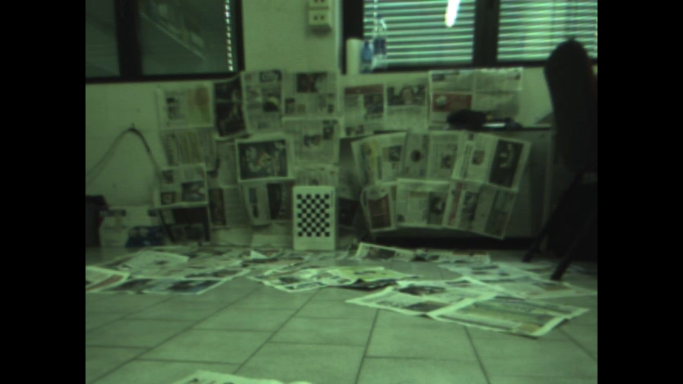
#> input picture right.png, 1366 x 768 px (shown at 1/2 size)
$ python SourceCode.py
#> lines starting #> are read from the running program, lines starting #| are printed output that depends on the picture
import cv2
import numpy as np
from matplotlib import pyplot as plt

# Import additional library to properply play videos on jupyter notebook
from IPython.display import clear_output
imgRc = cv2.imread('right.png')
#> imgRc is the input picture: shape (768, 1366, 3); mean B, G, R 49.4, 70.7, 52.4
imgLc = cv2.imread('left.png')
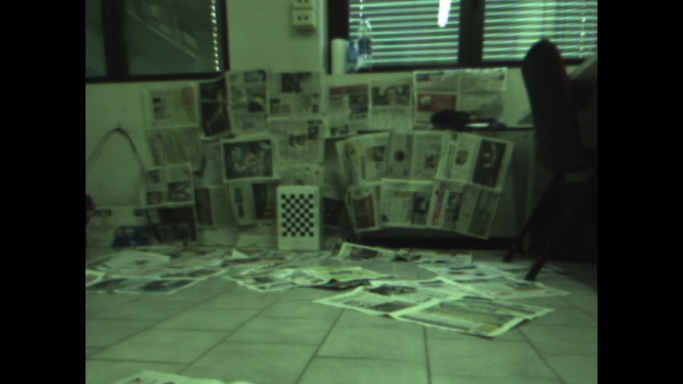
#> input picture left.png, 1366 x 768 px (shown at 1/2 size)
#> imgLc is the input picture: shape (768, 1366, 3); mean B, G, R 48, 68.7, 51
#Proceed only if the frames have been captured

imgR = cv2.cvtColor(imgRc,cv2.COLOR_BGR2GRAY)
imgL = cv2.cvtColor(imgLc,cv2.COLOR_BGR2GRAY)

# Detecting keypoints and thier descriptors
sift= cv2.xfeatures2d.SIFT_create()
kpL, desL = sift.detectAndCompute(imgL, None)
#> kpL = 902 keypoints; strongest (x, y, size): (427, 29, 5.2), (435, 137, 4.8), (427, 15, 4.7), (885, 37, 17.8)
kpR, desR = sift.detectAndCompute(imgR, None)
#> kpR = 854 keypoints; strongest (x, y, size): (455, 28, 5.5), (462, 137, 5.5), (901, 35, 18.6), (454, 14, 5.3)

# Visualize keypoints
imgSift = cv2.drawKeypoints(
    imgL, kpL, None, flags=cv2.DRAW_MATCHES_FLAGS_DRAW_RICH_KEYPOINTS)
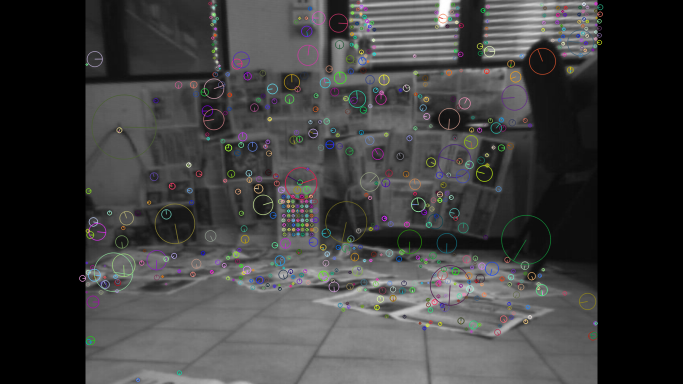
#> imgSift: shape (768, 1366, 3) (shown at 1/2 size); mean of channels 0, 1, 2 62.4, 62.4, 62.5; drawn as B, G, R
cv2.imshow("SIFT Keypoints", imgSift)
cv2.waitKey(5000)
FLANN_INDEX_KDTREE = 1
index_params = dict(algorithm=FLANN_INDEX_KDTREE, trees=5)
search_params = dict(checks=50)   # or pass empty dictionary
flann = cv2.FlannBasedMatcher(index_params, search_params)
matches = flann.knnMatch(desL, desR, k=2)
#> matches = 902 matches

# Keep good matches: calculate distinctive image features
# Lowe, D.G. Distinctive Image Features from Scale-Invariant Keypoints. International Journal of Computer Vision 60, 91–110 (2004). https://doi.org/10.1023/B:VISI.0000029664.99615.94
# https://www.cs.ubc.ca/~lowe/papers/ijcv04.pdf
matchesMask = [[0, 0] for i in range(len(matches))]
#> matchesMask = 902 pairs, first value 0 to 0, second value 0 to 0
good = []
ptsL = []
ptsR = []

for i, (m, n) in enumerate(matches):
    if m.distance < 0.7*n.distance:
        # Keep this keypoint pair
        matchesMask[i] = [1, 0]
        good.append(m)
        ptsR.append(kpR[m.trainIdx].pt)
        ptsL.append(kpL[m.queryIdx].pt)
#> after the loop, good = 475 matches; matchesMask = 902 pairs, first value 0 to 1, second value 0 to 0; ptsL = 475 pairs, first value 201.6 to 1200.3, second value 6.55 to 759.6; ptsR = 475 pairs, first value 180.1 to 1199.9, second value 6.09 to 760.3
# Draw the keypoint matches between both pictures

draw_params = dict(matchColor=(0, 255, 0),
                   singlePointColor=(255, 0, 0),
                   matchesMask=matchesMask[300:500],
                   flags=cv2.DrawMatchesFlags_DEFAULT)
#> draw_params = 4 items

keypoint_matches = cv2.drawMatchesKnn(
    imgL, kpL, imgR, kpR, matches[300:500], None, **draw_params)
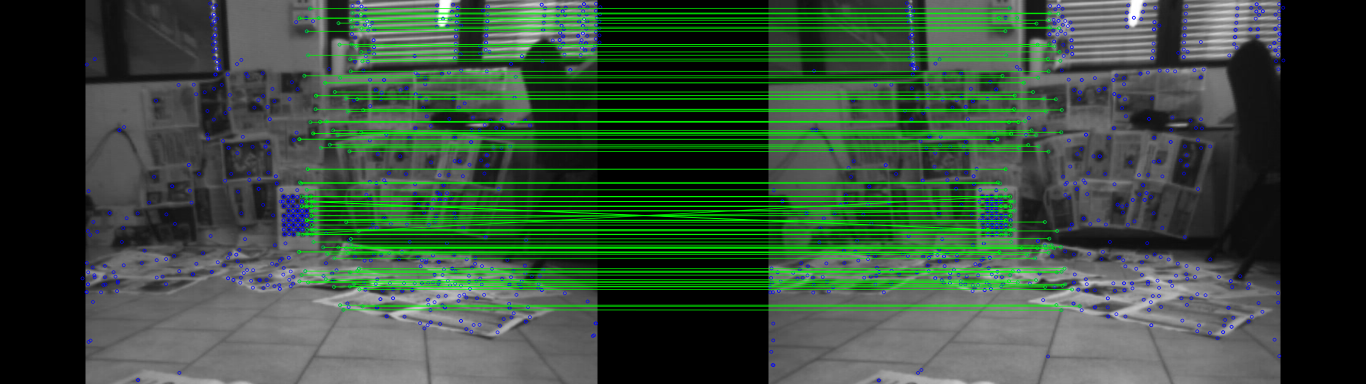
#> keypoint_matches: shape (768, 2732, 3) (shown at 1/2 size); mean of channels 0, 1, 2 59.5, 77.2, 56.4; drawn as B, G, R
cv2.imshow("Keypoint matches", keypoint_matches)
cv2.waitKey(5000)

# Calculate the fundamental matrix for the cameras

ptsL = np.int32(ptsL)
#> ptsL = 475 pairs, first value 201 to 1200, second value 6 to 759
ptsR = np.int32(ptsR)
#> ptsR = 475 pairs, first value 180 to 1199, second value 6 to 760
fundamental_matrix, inliers = cv2.findFundamentalMat(ptsL, ptsR, cv2.FM_RANSAC)
#> fundamental_matrix = [[-1.03e-07, -0.000278, 0.0445], [0.000293, 1.79e-05, 0.795], [-0.0472, -0.803, 1]]; inliers = 475 values, max 1 at index 1, min 0 at index 0, mean 0.937

# We select only inlier points

ptsL = ptsL[inliers.ravel() == 1]
#> ptsL = 445 pairs, first value 209 to 1200, second value 6 to 664
ptsR = ptsR[inliers.ravel() == 1]
#> ptsR = 445 pairs, first value 246 to 1199, second value 6 to 663
def drawlines(imgLsrc, imgRsrc, lines, ptsLsrc, ptsRsrc):
    ''' img1 - image on which we draw the epilines for the points in img2
        lines - corresponding epilines '''
    r, c = imgLsrc.shape
    imgLcolor = cv2.cvtColor(imgLsrc, cv2.COLOR_GRAY2BGR)
    imgRcolor = cv2.cvtColor(imgRsrc, cv2.COLOR_GRAY2BGR)

    # Edit: use the same random seed so that two images are comparable!

    np.random.seed(0)
    for r, ptL, ptR in zip(lines, ptsLsrc, ptsRsrc):
        color = tuple(np.random.randint(0, 255, 3).tolist())
        x0, y0 = map(int, [0, -r[2]/r[1]])
        x1, y1 = map(int, [c, -(r[2]+r[0]*c)/r[1]])
        img1color = cv2.line(imgLcolor, (x0, y0), (x1, y1), color, 1)
        img1color = cv2.circle(imgLcolor, tuple(ptL), 5, color, -1)
        img2color = cv2.circle(imgRcolor, tuple(ptR), 5, color, -1)
    return imgLcolor, imgRcolor
# Find epilines corresponding to points in right image (second image) and
# drawing its lines on left image

linesL = cv2.computeCorrespondEpilines(
    ptsR.reshape(-1, 1, 2), 2, fundamental_matrix)
#> linesL = 445 rows, first 8: [0.125, -0.992, 500.4], [0.132, -0.991, 519.1], [0.0894, -0.996, 403.4], [0.0894, -0.996, 403.4], [0.131, -0.991, 516], [0.14, -0.99, 540.4], [0.134, -0.991, 523.1], [0.033, -0.999, 250.7]
linesL = linesL.reshape(-1, 3)
img5, img6 = drawlines(imgL, imgR, linesL, ptsL, ptsR)
#> the loop in drawlines, `for r, ptL, ptR in zip(lines, ptsLsrc, ptsRsrc):` made 445 passes
#> (r, ptL, ptR, color, y0, y1) on passes 1 to 3: ([0.125, -0.992, 500.4], [209, 531], [249, 532], (172, 47, 117), 504, 676), ([0.132, -0.991, 519.1], [209, 554], [259, 554], (192, 67, 251), 523, 705), ([0.0894, -0.996, 403.4], [218, 425], [246, 425], (195, 103, 9), 405, 527)
#> after the loop in drawlines, `for r, ptL, ptR in zip(lines, ptsLsrc, ptsRsrc):`:
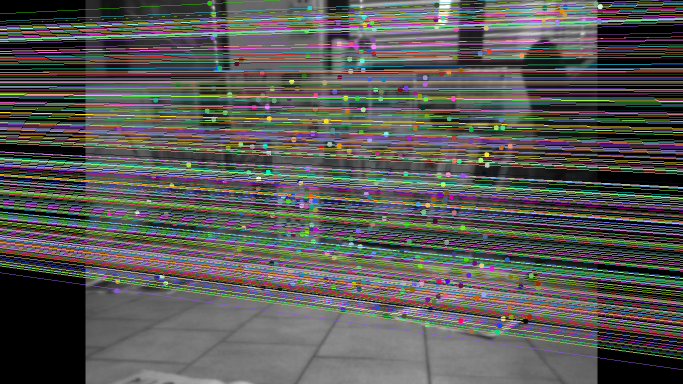
#> imgLcolor: shape (768, 1366, 3) (shown at 1/2 size); mean B, G, R 84.8, 87.8, 87.8
#> after the loop in drawlines, `for r, ptL, ptR in zip(lines, ptsLsrc, ptsRsrc):`:
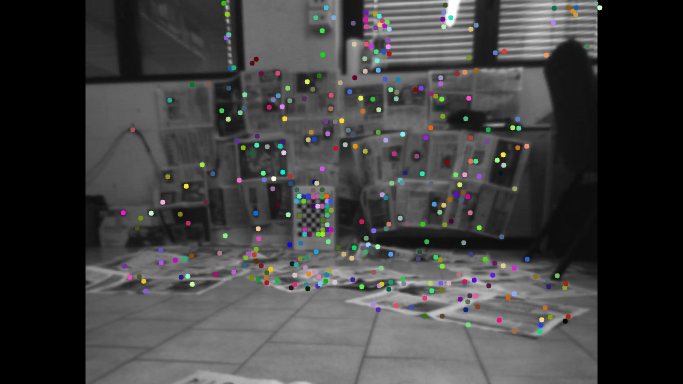
#> imgRcolor: shape (768, 1366, 3) (shown at 1/2 size); mean B, G, R 63.8, 64, 63.9


# Find epilines corresponding to points in left image (first image) and
# drawing its lines on right image

linesR = cv2.computeCorrespondEpilines(
    ptsL.reshape(-1, 1, 2), 1, fundamental_matrix)
#> linesR = 445 rows, first 8: [-0.118, 0.993, -499.1], [-0.125, 0.992, -519.6], [-0.0847, 0.996, -403], [-0.0847, 0.996, -403], [-0.124, 0.992, -515.3], [-0.133, 0.991, -540.5], [-0.127, 0.992, -523.5], [-0.0316, 0.999, -250.8]
linesR = linesR.reshape(-1, 3)
img3, img4 = drawlines(imgR, imgL, linesR, ptsR, ptsL)
#> the loop in drawlines (call 2), `for r, ptL, ptR in zip(lines, ptsLsrc, ptsRsrc):` made 445 passes
#> (r, ptL, ptR, color, y0, y1) on passes 1 to 3: ([-0.118, 0.993, -499.1], [249, 532], [209, 531], (172, 47, 117), 502, 665), ([-0.125, 0.992, -519.6], [259, 554], [209, 554], (192, 67, 251), 523, 696), ([-0.0847, 0.996, -403], [246, 425], [218, 425], (195, 103, 9), 404, 520)
#> after the loop in drawlines (call 2), `for r, ptL, ptR in zip(lines, ptsLsrc, ptsRsrc):`:
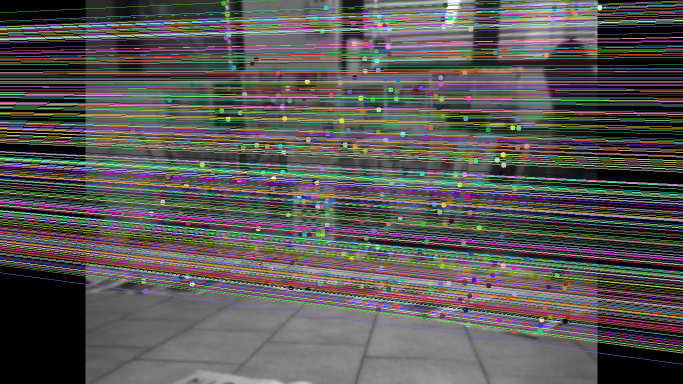
#> imgLcolor: shape (768, 1366, 3) (shown at 1/2 size); mean B, G, R 84.7, 87, 88.7
#> after the loop in drawlines (call 2), `for r, ptL, ptR in zip(lines, ptsLsrc, ptsRsrc):`:
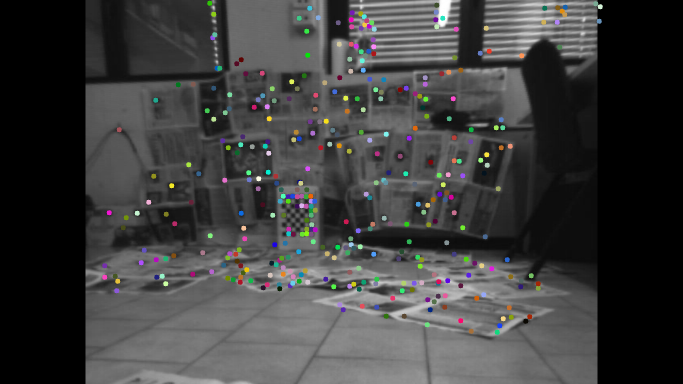
#> imgRcolor: shape (768, 1366, 3) (shown at 1/2 size); mean B, G, R 62.1, 62.3, 62.2

#> (the run stopped early here; a loop or call above may not have finished)
